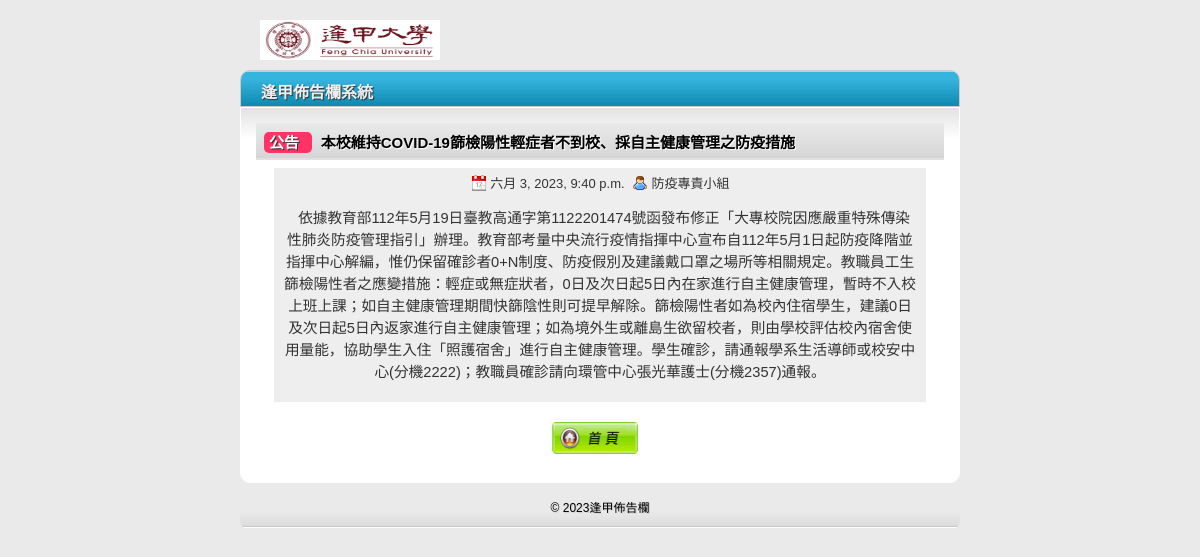
Page /detail/?id=26 on the committed database.
### app01/models.py (models this page shows, shortened)
class NewsappNewsunit(models.Model):
    nickname = models.CharField(max_length=20)
    title = models.CharField(max_length=50)
    message = models.TextField()
    pubtime = models.DateTimeField()
    enabled = models.BooleanField()
    press = models.IntegerField()
    catego = models.CharField(max_length=10)
    class Meta:
        managed = False
        db_table = 'newsapp_newsunit'

### app01/views.py (the view)
# urls.py: re_path(r'^detail/$',detail),
def detail(request):
    id = request.GET.get('id')
    item = news.objects.filter(id=id)
    if len(item)>0:
        title = item[0].title
        catego = item[0].catego
        message = item[0].message
        nickname = item[0].nickname
        pubtime = item[0].pubtime
        pubtime = item[0].pubtime
    else:
        message01 = '找不到資料'
    return render(request,'detail.html',locals())

### templates/detail.html (shortened to what this page needs)
{% extends "base.html" %}
{% load static %}
{% block content %}
	<div class="contentbox">
		<table width="100%">
		<tr>
		  <th align="left"><span class="typeblock">{{catego}}&nbsp;&nbsp;</span>&nbsp;&nbsp;{{title}}</th>
		</tr>
		<tr>
		  <td>
			<span class="newsinfo">
				<img src="{% static "images/date.png" %}" alt="" width="16" height="16" />&nbsp;{{pubtime}}&nbsp;
				<img src="{% static "images/user.png" %}" alt="" width="16" height="16" />&nbsp;{{nickname}}
				<p>&nbsp;&nbsp;{{message}}</p>
			</span>
		  </td>
		</tr>
		</table>
		<div class="topfunction">
			<a href="/page1/" title="返回首頁">
			<img src="{% static "images/home.png" %}" alt="返回首頁" width="86" height="32" /></a>
		</div>
	</div>
{% endblock %}

### static/css/style.css (style rules this page uses)
html, body { height: 100%; }
body { height: 100%; font-family: Arial, Helvetica, sans-serif; font-size: 13px; margin: 0; padding: 0; background:#eaeaea }
p { padding: 0; font-size: 11pt; line-height: 150%; }
img { border: none; }
table { border-collapse: collapse; }
th,td { padding: 8px; }
th { background: #E0E0E0 url(images/bg_th.png) repeat-x top; text-shadow: 1px 1px 1px #fff; font-size: 15px; }
.topfunction { height: 30px; margin-top: 12px; margin-right: auto; margin-left: auto; text-align: center; }
.topfunction img { margin-right: 10px; }
.contentbox { overflow: auto; border: 1px solid #fff; padding: 15px; background: #fff url(images/bg_fade_med.png) repeat-x top; border-bottom-left-radius: 10px; border-bottom-right-radius: 10px; -moz-border-radius-bottomright: 10px; -moz-border-radius-bottomleft: 10px; }
.typeblock { color: #FFF; background-color: #F36; padding: 2px 5px; text-align: center; text-shadow: 1px 1px #333; border-radius: 5px; }
.newsinfo { color: #333; background-color: #EEE; padding: 5px 10px; margin: 0px 10px; display: block; text-align: center; }
.newsinfo * { vertical-align: text-bottom; }

### rows in the picture
NewsappNewsunit: catego "公告", title "本校維持COVID-19篩檢陽性輕症者不到校、採自主健康管理之防疫措施", pubtime "六月 3, 2023, 9:40 p.m.", nickname "防疫專責小組", message "依據教育部112年5月19日臺教高通字第1122201474號函發布修正「大專校院因應嚴重特殊傳染性肺炎防疫管理指引」辦理。教育部考量中央流行疫情指揮中心宣布自112年5月1日起防疫降階並指揮中心解編，惟仍保留確診者0+N制度、防疫假別及建議戴口罩之場所等相關規定。教職員工生篩檢陽性者之應變措施：輕症或無症狀者，0日及次日起5日內在家進行自主健康管理，暫時不入校上班上課；如自主健康管理期間快篩陰性則可提早解除。篩檢陽性者如為校內住宿學生，建議0日及次日起5日內返家進行自主健康管理；如為境外生或離島生欲留校者，則由學校評估校內宿舍使用量能，協助學生入住「照護宿舍」進行自主健康管理。學生確診，請通報學系生活導師或校安中心(分機2222)；教職員確診請向環管中心張光華護士(分機2357)通報。"
